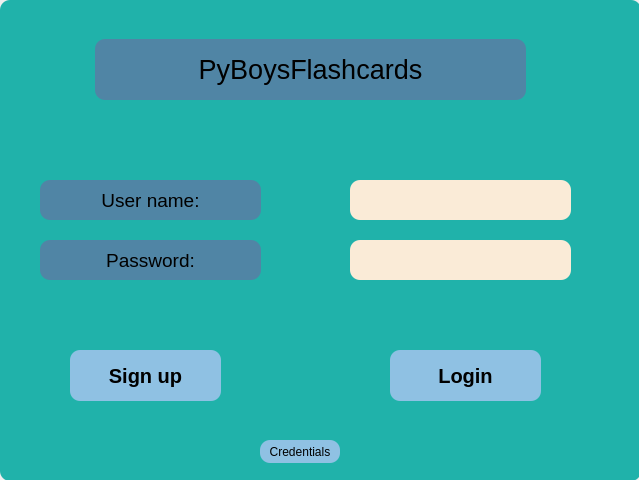
<?xml version="1.0" encoding="UTF-8"?>
<ui version="4.0">
 <class>loginwindow</class>
 <widget class="QMainWindow" name="loginwindow">
  <property name="geometry">
   <rect>
    <x>0</x>
    <y>0</y>
    <width>639</width>
    <height>480</height>
   </rect>
  </property>
  <property name="windowTitle">
   <string>PyBoysFlashcards</string>
  </property>
  <property name="windowIcon">
   <iconset>
    <normaloff>../flashcards/12345.png</normaloff>../flashcards/12345.png</iconset>
  </property>
  <widget class="QWidget" name="centralwidget">
   <widget class="QGroupBox" name="groupBox">
    <property name="geometry">
     <rect>
      <x>0</x>
      <y>0</y>
      <width>641</width>
      <height>481</height>
     </rect>
    </property>
    <property name="styleSheet">
     <string notr="true">background-color: rgb(32,178,170);
border-top-right-radius: 10px;
border-bottom-right-radius: 10px;
border-top-left-radius: 10px;
border-bottom-left-radius: 10px;</string>
    </property>
    <property name="title">
     <string/>
    </property>
    <widget class="QLabel" name="label_2">
     <property name="geometry">
      <rect>
       <x>40</x>
       <y>180</y>
       <width>221</width>
       <height>40</height>
      </rect>
     </property>
     <property name="minimumSize">
      <size>
       <width>0</width>
       <height>40</height>
      </size>
     </property>
     <property name="font">
      <font>
       <pointsize>14</pointsize>
       <weight>50</weight>
       <bold>false</bold>
      </font>
     </property>
     <property name="styleSheet">
      <string notr="true">background-color: rgba(80,133,165 );
border-top-right-radius: 10px;
border-bottom-right-radius: 10px;
border-top-left-radius: 10px;
border-bottom-left-radius: 10px;</string>
     </property>
     <property name="text">
      <string>User name:</string>
     </property>
     <property name="alignment">
      <set>Qt::AlignCenter</set>
     </property>
    </widget>
    <widget class="QLineEdit" name="username_edit">
     <property name="geometry">
      <rect>
       <x>350</x>
       <y>180</y>
       <width>221</width>
       <height>40</height>
      </rect>
     </property>
     <property name="font">
      <font>
       <pointsize>15</pointsize>
       <weight>75</weight>
       <bold>true</bold>
      </font>
     </property>
     <property name="styleSheet">
      <string notr="true">background-color: rgba(250,235,215 );
border-top-right-radius: 10px;
border-bottom-right-radius: 10px;
border-top-left-radius: 10px;
border-bottom-left-radius: 10px;</string>
     </property>
     <property name="text">
      <string/>
     </property>
    </widget>
    <widget class="QPushButton" name="login_button">
     <property name="geometry">
      <rect>
       <x>390</x>
       <y>350</y>
       <width>151</width>
       <height>51</height>
      </rect>
     </property>
     <property name="font">
      <font>
       <pointsize>15</pointsize>
       <weight>75</weight>
       <bold>true</bold>
      </font>
     </property>
     <property name="cursor">
      <cursorShape>OpenHandCursor</cursorShape>
     </property>
     <property name="styleSheet">
      <string notr="true">background-color: rgb(143, 193, 227);
border-top-right-radius: 10px;
border-bottom-right-radius: 10px;
border-top-left-radius: 10px;
border-bottom-left-radius: 10px;</string>
     </property>
     <property name="text">
      <string>Login</string>
     </property>
    </widget>
    <widget class="QLabel" name="label_3">
     <property name="geometry">
      <rect>
       <x>95</x>
       <y>39</y>
       <width>431</width>
       <height>61</height>
      </rect>
     </property>
     <property name="minimumSize">
      <size>
       <width>0</width>
       <height>40</height>
      </size>
     </property>
     <property name="font">
      <font>
       <pointsize>20</pointsize>
       <weight>50</weight>
       <bold>false</bold>
      </font>
     </property>
     <property name="cursor">
      <cursorShape>ArrowCursor</cursorShape>
     </property>
     <property name="styleSheet">
      <string notr="true">background-color: rgba(80,133,165 );
border-top-right-radius: 10px;
border-bottom-right-radius: 10px;
border-top-left-radius: 10px;
border-bottom-left-radius: 10px;</string>
     </property>
     <property name="text">
      <string>PyBoysFlashcards</string>
     </property>
     <property name="scaledContents">
      <bool>true</bool>
     </property>
     <property name="alignment">
      <set>Qt::AlignCenter</set>
     </property>
    </widget>
    <widget class="QPushButton" name="credentials">
     <property name="geometry">
      <rect>
       <x>260</x>
       <y>440</y>
       <width>80</width>
       <height>23</height>
      </rect>
     </property>
     <property name="cursor">
      <cursorShape>OpenHandCursor</cursorShape>
     </property>
     <property name="styleSheet">
      <string notr="true">background-color: rgb(143, 193, 227);
border-top-right-radius: 10px;
border-bottom-right-radius: 10px;
border-top-left-radius: 10px;
border-bottom-left-radius: 10px;</string>
     </property>
     <property name="text">
      <string>Credentials</string>
     </property>
    </widget>
    <widget class="QLabel" name="password_label">
     <property name="geometry">
      <rect>
       <x>40</x>
       <y>240</y>
       <width>221</width>
       <height>40</height>
      </rect>
     </property>
     <property name="minimumSize">
      <size>
       <width>0</width>
       <height>40</height>
      </size>
     </property>
     <property name="font">
      <font>
       <pointsize>14</pointsize>
       <weight>50</weight>
       <bold>false</bold>
      </font>
     </property>
     <property name="styleSheet">
      <string notr="true">background-color: rgba(80,133,165 );
border-top-right-radius: 10px;
border-bottom-right-radius: 10px;
border-top-left-radius: 10px;
border-bottom-left-radius: 10px;</string>
     </property>
     <property name="text">
      <string>Password:</string>
     </property>
     <property name="alignment">
      <set>Qt::AlignCenter</set>
     </property>
    </widget>
    <widget class="QLineEdit" name="password_edit_2">
     <property name="geometry">
      <rect>
       <x>350</x>
       <y>240</y>
       <width>221</width>
       <height>40</height>
      </rect>
     </property>
     <property name="font">
      <font>
       <pointsize>15</pointsize>
       <weight>75</weight>
       <bold>true</bold>
      </font>
     </property>
     <property name="styleSheet">
      <string notr="true">background-color: rgba(250,235,215 );
border-top-right-radius: 10px;
border-bottom-right-radius: 10px;
border-top-left-radius: 10px;
border-bottom-left-radius: 10px;</string>
     </property>
     <property name="text">
      <string/>
     </property>
     <property name="echoMode">
      <enum>QLineEdit::Password</enum>
     </property>
    </widget>
    <widget class="QPushButton" name="login_button_2">
     <property name="geometry">
      <rect>
       <x>70</x>
       <y>350</y>
       <width>151</width>
       <height>51</height>
      </rect>
     </property>
     <property name="font">
      <font>
       <pointsize>15</pointsize>
       <weight>75</weight>
       <bold>true</bold>
      </font>
     </property>
     <property name="cursor">
      <cursorShape>OpenHandCursor</cursorShape>
     </property>
     <property name="styleSheet">
      <string notr="true">background-color: rgb(143, 193, 227);
border-top-right-radius: 10px;
border-bottom-right-radius: 10px;
border-top-left-radius: 10px;
border-bottom-left-radius: 10px;</string>
     </property>
     <property name="text">
      <string>Sign up</string>
     </property>
    </widget>
   </widget>
  </widget>
 </widget>
 <resources/>
 <connections/>
</ui>
